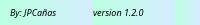
           <widget class="QFrame" name="creditFrame">
            <property name="minimumSize">
             <size>
              <width>0</width>
              <height>25</height>
             </size>
            </property>
            <property name="maximumSize">
             <size>
              <width>16777215</width>
              <height>25</height>
             </size>
            </property>
            <property name="styleSheet">
             <string notr="true">QFrame{
background-color: qlineargradient(spread:pad, x1:0, y1:0, x2:1, y2:0, stop:0 rgba(187, 255, 225, 255), stop:1 rgba(213, 236, 255, 255));
}</string>
            </property>
            <property name="frameShape">
             <enum>QFrame::NoFrame</enum>
            </property>
            <property name="frameShadow">
             <enum>QFrame::Raised</enum>
            </property>
            <layout class="QHBoxLayout" name="horizontalLayout_3">
             <property name="spacing">
              <number>0</number>
             </property>
             <property name="leftMargin">
              <number>10</number>
             </property>
             <property name="topMargin">
              <number>0</number>
             </property>
             <property name="rightMargin">
              <number>0</number>
             </property>
             <property name="bottomMargin">
              <number>0</number>
             </property>
             <item>
              <widget class="QLabel" name="author">
               <property name="font">
                <font>
                 <family>Montserrat Medium</family>
                 <pointsize>7</pointsize>
                 <italic>true</italic>
                </font>
               </property>
               <property name="text">
                <string>By: JPCañas</string>
               </property>
              </widget>
             </item>
             <item>
              <widget class="QLabel" name="version">
               <property name="font">
                <font>
                 <family>Montserrat Medium</family>
                 <pointsize>7</pointsize>
                 <italic>true</italic>
                </font>
               </property>
               <property name="text">
                <string>version 1.2.0</string>
               </property>
              </widget>
             </item>
             <item>
              <widget class="QFrame" name="gripFrame">
               <property name="minimumSize">
                <size>
                 <width>25</width>
                 <height>0</height>
                </size>
               </property>
               <property name="maximumSize">
                <size>
                 <width>25</width>
                 <height>16777215</height>
                </size>
               </property>
               <property name="frameShape">
                <enum>QFrame::NoFrame</enum>
               </property>
               <property name="frameShadow">
                <enum>QFrame::Raised</enum>
               </property>
               <layout class="QHBoxLayout" name="horizontalLayout_4">
                <property name="spacing">
                 <number>0</number>
                </property>
                <property name="leftMargin">
                 <number>0</number>
                </property>
                <property name="topMargin">
                 <number>0</number>
                </property>
                <property name="rightMargin">
                 <number>0</number>
                </property>
                <property name="bottomMargin">
                 <number>0</number>
                </property>
               </layout>
              </widget>
             </item>
            </layout>
           </widget>
